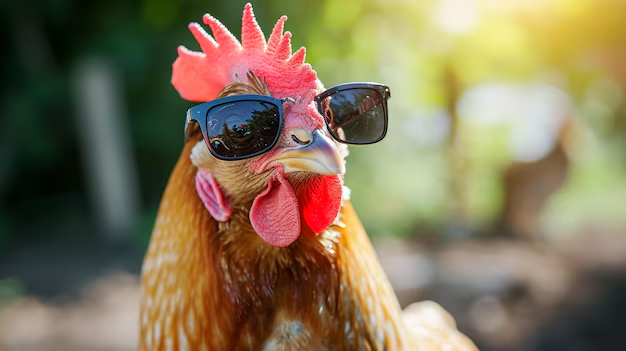
#> input picture funky_chicken.png, 626 x 351 px
$ python data_scrambler_demo.py
#> lines starting #> are read from the running program, lines starting #| are printed output that depends on the picture


'''
    ========== Description ==========
    =================================

    Given N data, there are N! different permutations.

    Stirling's approximation gives an estimate for N!
        N! ~= sqrt(2piN) * (N/e)^N

    We can solve for the value of K where N! < 2^K:
        N!       <  2^K
        log2(N!) <  K

        N!       ~= sqrt(2piN) * (N/e)^N
        log2(N!) ~= log2(sqrt(2piN)) + Nlog2(N/e)

        k        <  log2(sqrt(2piN)) + Nlog2(N/e)

    Numpy has 2^32 possible random seed values in [0, 2^32).

    Dividing K by 32 will give the number of times we must choose a random seed
    for the Mersenne Twister and scramble the data, such that brute forcing
    through the space of random seed permutations is as inefficient as brute
    forcing all possible permutations of the data itself.

    Alternatively, we can pass through the Mersenne Twister a number of times
    such that brute forcing the process is computationally intractable.  On a
    modern supercomputer that does 2^60 flops, a 2^K where K = 125 would take
    roughly 1,000,000 years to brute force.
'''


# Do imports
import cv2
import numpy as np
import hashlib
from tqdm import tqdm


def calculate_k(N):
    return np.log2(np.sqrt(2*np.pi*N)) + (N*np.log2(N/np.e))


def get_hash_int(input_string):
    return int(hashlib.sha256(input_string.encode('utf-8')).hexdigest(), 16)


def scramble(na_data, s_password, b_encrypt, i_k_max=None):

    # Calculate value of k
    f_k = calculate_k(len(na_data))

    # Apply ceiling to k value
    if i_k_max is not None:
        f_k = min(f_k, i_k_max)

    # Calculate Mersenne Twister iterations
    i_mt_iters = int(np.ceil(f_k / 32.0))

    # Apply scramble
    na_scrambled_idxs = np.arange(len(na_data))
    for i in tqdm(range(i_mt_iters)):

        # Calculate seed
        i_rng_seed = get_hash_int(f'{s_password}{i}') % (2 ** 32)

        # Set seed
        np.random.seed(i_rng_seed)

        # Get scramble
        np.random.shuffle(na_scrambled_idxs)

    # Apply scramble
    if b_encrypt:
        na_data = na_data[na_scrambled_idxs]
    else:
        na_data = na_data[np.argsort(na_scrambled_idxs)]

    # Return
    return na_data


def main():

    # Define key variables
    s_img_file = 'funky_chicken.png'
    s_password = 'optimal chicken'
    i_k_max = 125

    # Read in image
    na_img = cv2.imread(s_img_file)
#> na_img is the input picture: shape (351, 626, 3); mean B, G, R 88, 117.5, 131.4

    # Flatten image
    na_data = na_img.reshape(-1)

    # Scramble
    na_data_enc = scramble(na_data, s_password, b_encrypt=True, i_k_max=i_k_max)
#> in scramble, `f_k = calculate_k(len(na_data))`: f_k = 11791132.3
#> in scramble, `f_k = min(f_k, i_k_max)`: f_k = 125
#> in scramble, `i_mt_iters = int(np.ceil(f_k / 32.0))`: i_mt_iters = 4

    # Show and save
    cv2.imshow('Scrambled Image', na_data_enc.reshape(na_img.shape))
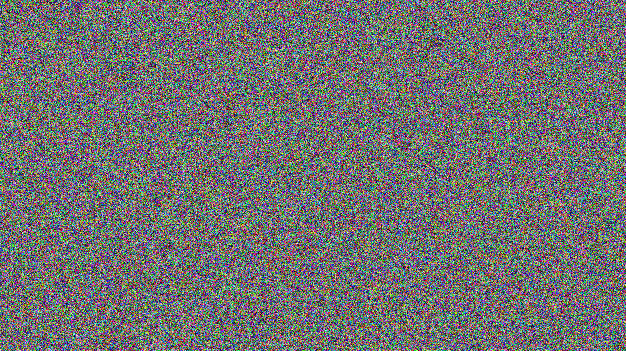
#> window 'Scrambled Image': shape (351, 626, 3); mean B, G, R 112.4, 112.4, 112.1
    cv2.waitKey(0)
    cv2.destroyAllWindows()
    cv2.imwrite('misc/funky_chicken_enc.png', na_data_enc.reshape(na_img.shape))

    # Unscramble
    na_data_dec = scramble(na_data_enc, s_password, b_encrypt=False, i_k_max=i_k_max)

    # Show and save
    cv2.imshow('Unscrambled Image', na_data_dec.reshape(na_img.shape))
    cv2.waitKey(0)
    cv2.destroyAllWindows()
    cv2.imwrite('misc/funky_chicken_dec.png', na_data_dec.reshape(na_img.shape))


if __name__ == '__main__':
    main()
